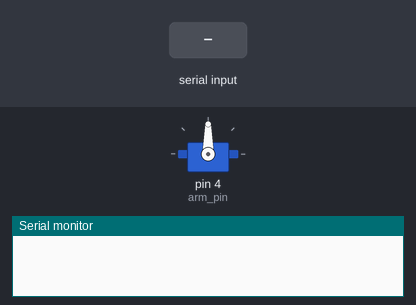
The sketch below on a simulated Arduino Uno, built with avr-gcc and run on an emulated ATmega328P. On the bench: servo, the last lines printed to the serial monitor. The test bench sets the inputs (shaded band).

Above: at 1.2 s.
1.3 s: "f" received over Serial
At 1.6 s:
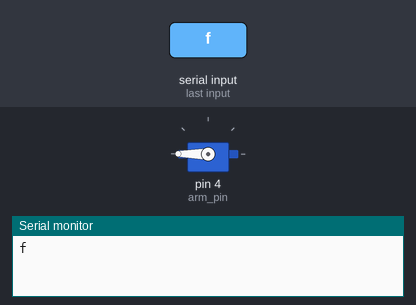
4.3 s: "b" received over Serial
At 5.1 s:
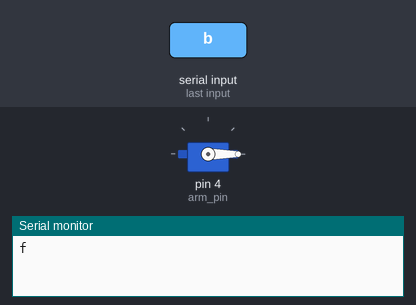
Timing chart, 0 to 7.3 s (numbered marks = the images above; inputs shaded):
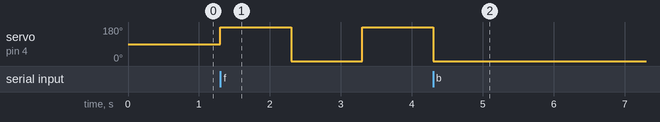

The sketch:

servo_control.ino
```cpp
// Basic servo && Bluetooth Control
// subcribe to my youtube chanel


#include <Servo.h>
#define UP 180
#define DOWN 0

Servo arm;

bool a = false;


char t;
int arm_pin = 4;

void set_arm(int pos) {
  arm.write(pos);
}

void setup() {
  // put your setup code here, to run once:
  arm.attach(arm_pin);
  Serial.begin(9600);
}

void loop() {
  // put your main code here, to run repeatedly:
 if(Serial.available()){
  t = Serial.read();
  Serial.println(t);
  }
  if(t == 'f'){
  set_arm(UP);
  delay(1000);
  set_arm(DOWN);
  delay(1000);
 }
  if(t == 'b'){
  set_arm(DOWN);
 }
}
```

Measured:
- after the input at 1.3 s, servo on pin 4 (arm_pin): 90° → 180° at once, → 0° 1.0 s later, → 180° 1.0 s later
- after the input at 4.3 s, servo on pin 4 (arm_pin): goes on until 4.3 s, then stays 0°
